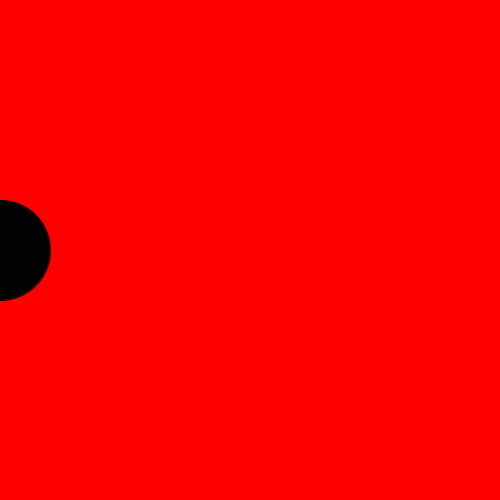
Frame 1 (no input)
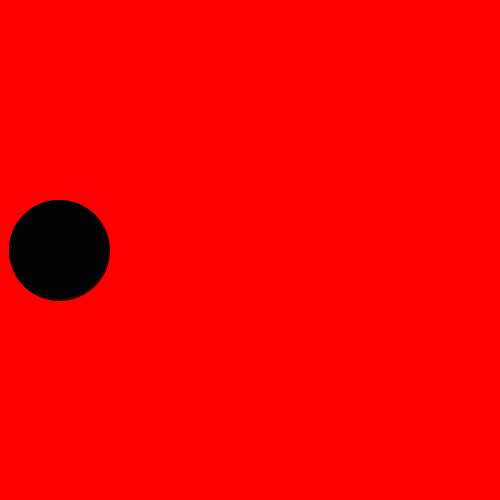
Frame 60 (the mouse pressed at the canvas centre just before this capture)
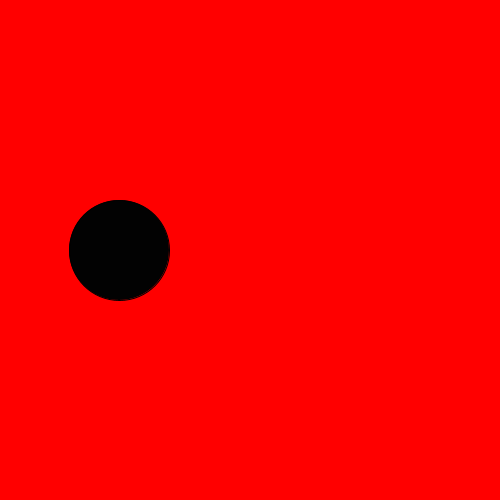
Frame 120 (the mouse held since frame 60 and released just before this capture)

The Processing sketch that drew these frames (run headless with seeded random() and noise(); from frame 60 on, the mouse is pressed at the canvas centre):

// Processing sketch: side_to_side_1
// ── side_to_side_1.pde
void setup()
{
    size(500,500);
}


float x = 0;

void draw()
{
    background(255,0,0);
    fill(2);
    ellipse(x,height/2,100,100);
    x++;
}
